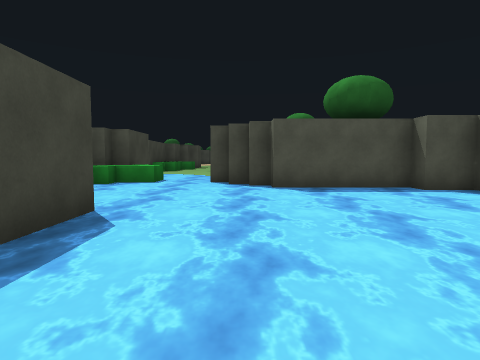
[1] (above)

24 first-person views from a walk through a scene from a Unity 3-D project. The camera is 1.3 m above the floor, tilts 4° down and sees 75° across. The floor is counted in squares, 2 m on a side. Each view is taken from the middle of a square. On the plan, view 1 faces up. The plan holds only what a view shows up to about 10 squares ahead; the rest is blank. The place goes on beyond the plan. Surface patterns are stand-ins for the level's own textures.

[2]
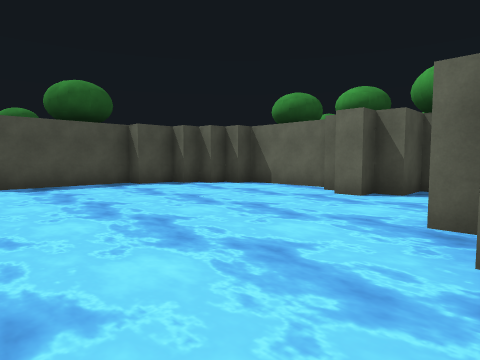

[3]
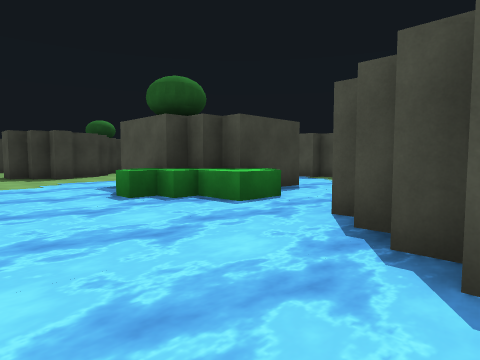

[4]
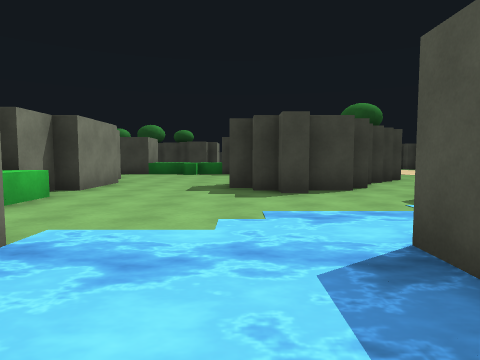

[5]
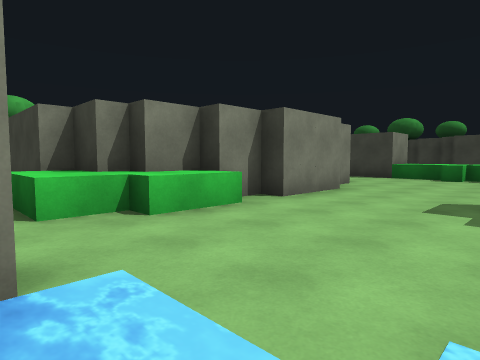

[6]
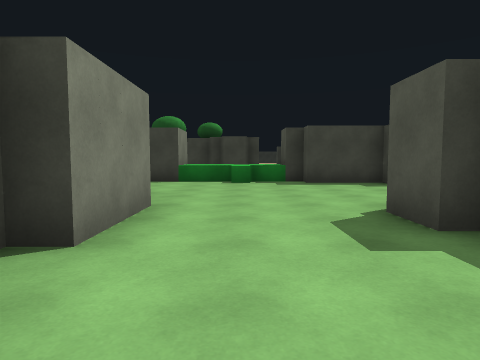

[7]
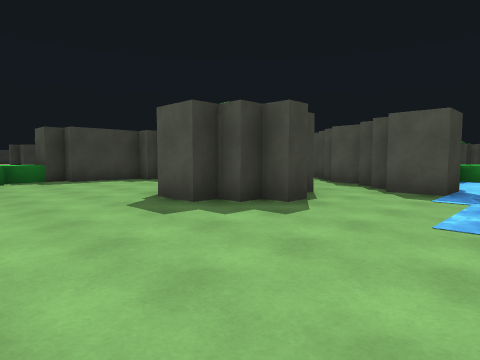

[8]
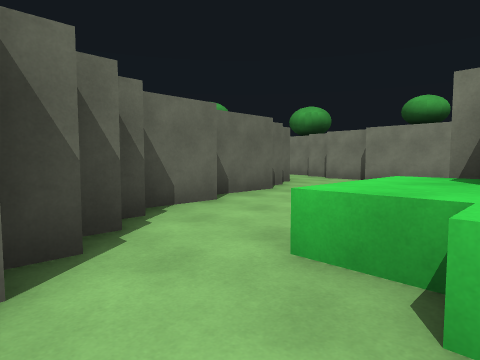

[9]
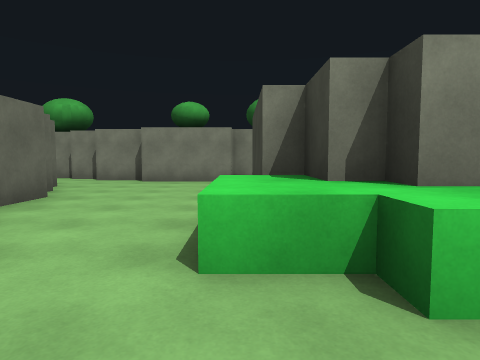

[10]
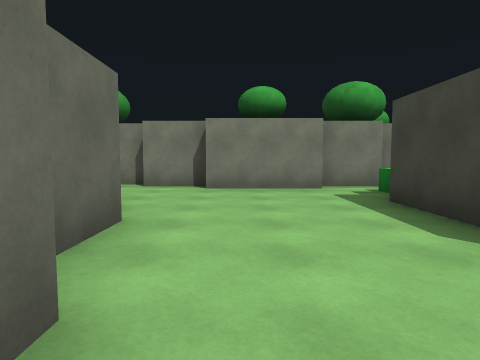

[11]
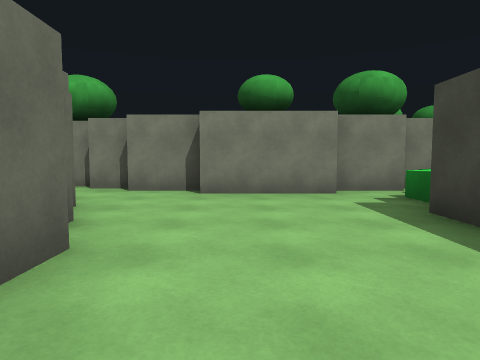

[12]
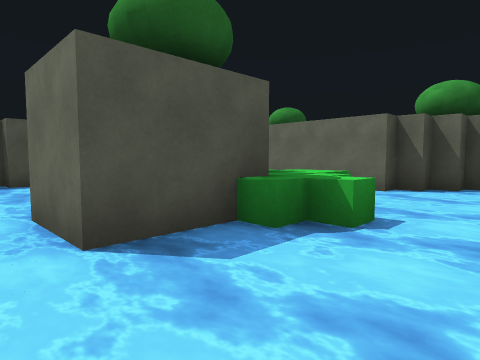

[13]
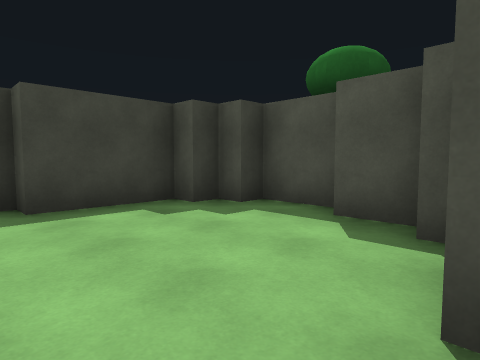

[14]
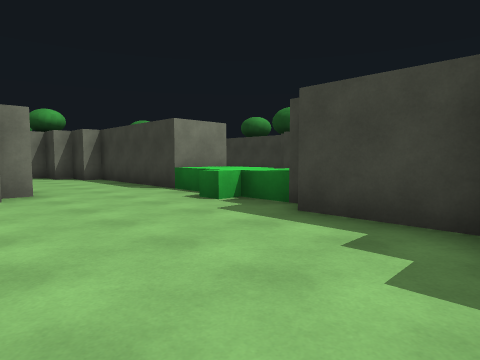

[15]
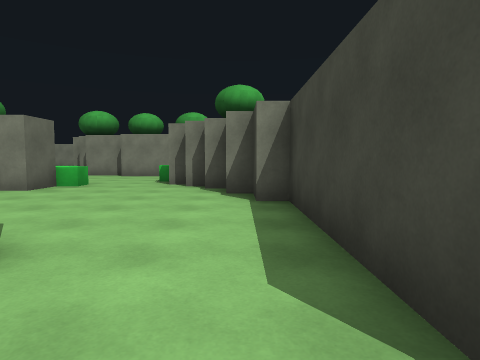

[16]
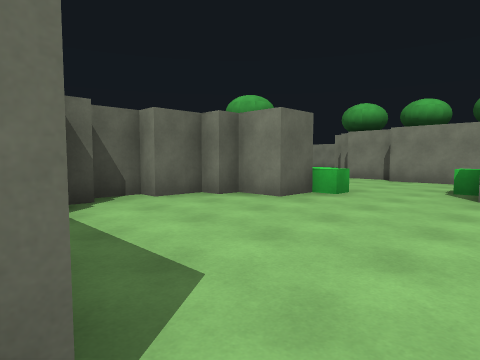

[17]
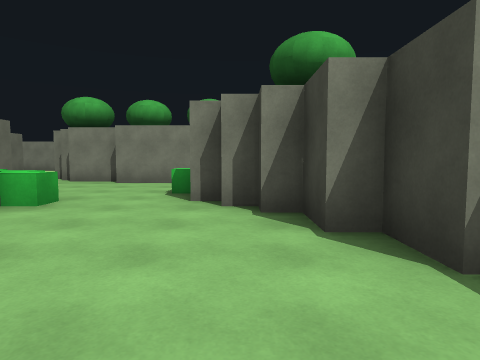

[18]
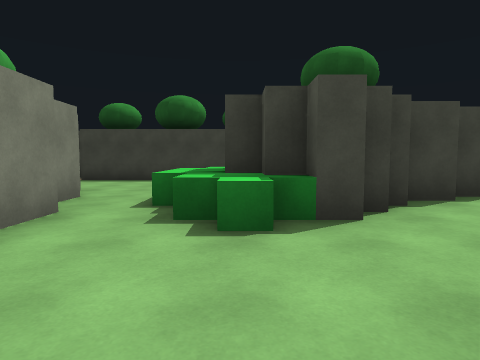

[19]
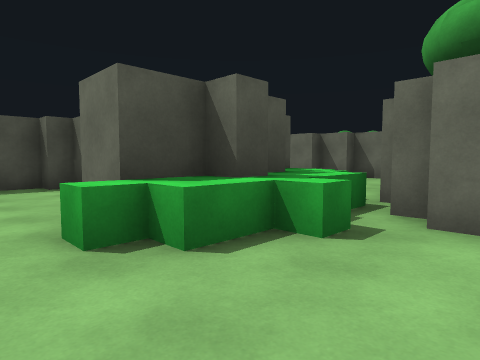

[20]
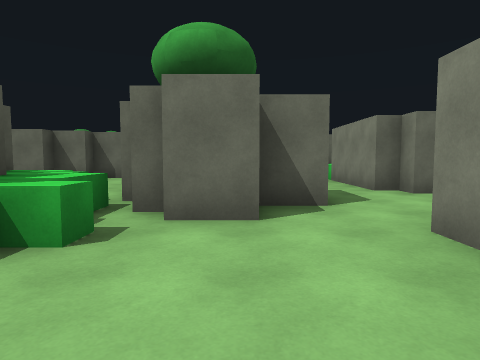

[21]
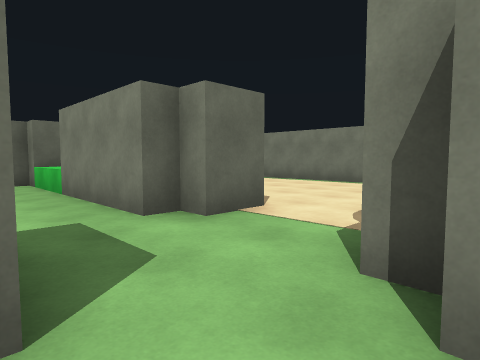

[22]
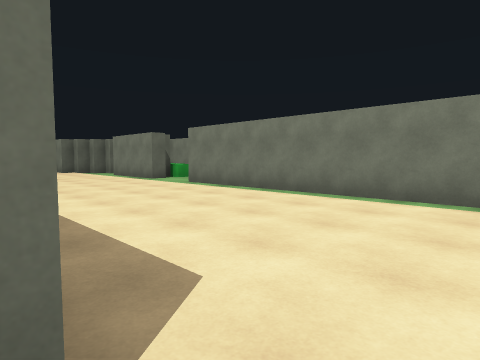

[23]
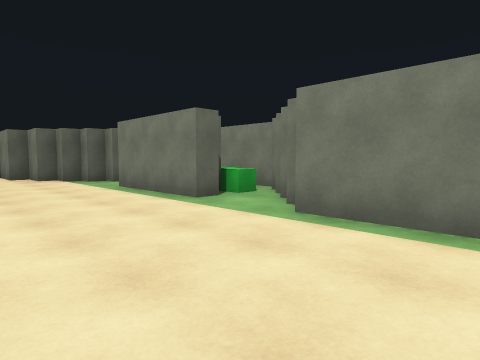

[24]
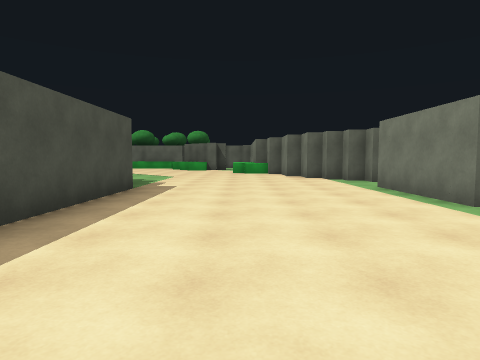

### Floor plan
Key: @ floor where view 1 was taken; # wall or solid block; . floor; ~ water the walk can cross; ^ raised ledge; O other object.
Columns run from 17 left of view 1 to 9 right of it. Each row starts with its distance up from view 1.
 11     #...#~ ~  ~~~
 10  #####...~~~ #~~~
  9 ##...##...~###OO~
  8 #....###..~~~O~~~##
  7 #.....#...~~~~~~~~#####
  6 ^..........~~~~~~~~~~~##
  5 ^..........## ~~~~~~~~~#
  4 ^...........## ~~~~~~~~~
  3 #...####OO^..###~~~~~~~~
  2 #..##### #^..###~~~~~~~#
  1 #......###....# ~~~~~~~##
  0 #.......##....#  @~~~~~~
 -1 #......###....## ~~~#
 -2 ##.....###.....#
 -3  #....##OO......
 -4  ##..OOO^..##...
 -5  #OO....########.
 -6  ^......##     ##
 -7 .........#.
 -8 .######.........
 -9 ##    ##...###^#######...
-10         ..##    .........
-11          ................
-12          ................
-13          ................
-14          .................#
-15          #..............###
-16          ########..O#  ##
-17                 ##..O
-18                  ####

Positions as (right, up) in squares from view 1, and headings:
1: (0, 0), facing up
2: (0, -1), facing up-right
3: (1, 5), facing up-left
4: (-4, 7), facing left
5: (-6, 7), facing down-left
6: (-8, 5), facing left
7: (-7, 4), facing up-left
8: (-8, 5), facing down-right
9: (-7, 5), facing down
10: (-5, 3), facing down
11: (-5, 2), facing down
12: (-7, 6), facing up-right
13: (-12, 6), facing up-left
14: (-13, 9), facing down-left
15: (-16, 4), facing down
16: (-15, 2), facing down-right
17: (-15, 1), facing down
18: (-11, -5), facing left
19: (-13, -6), facing up-right
20: (-13, -6), facing right
21: (-10, -7), facing down-right
22: (-8, -10), facing down-right
23: (-3, -12), facing down-right
24: (-3, -12), facing right
